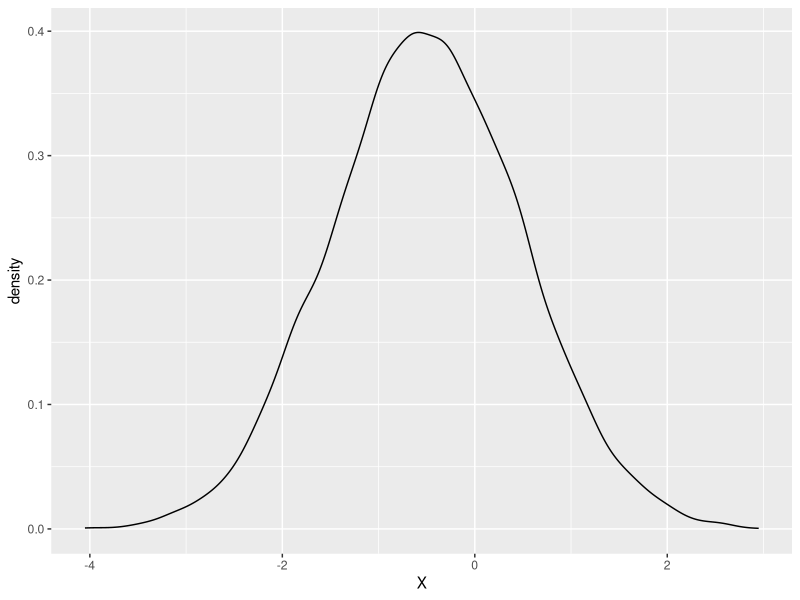
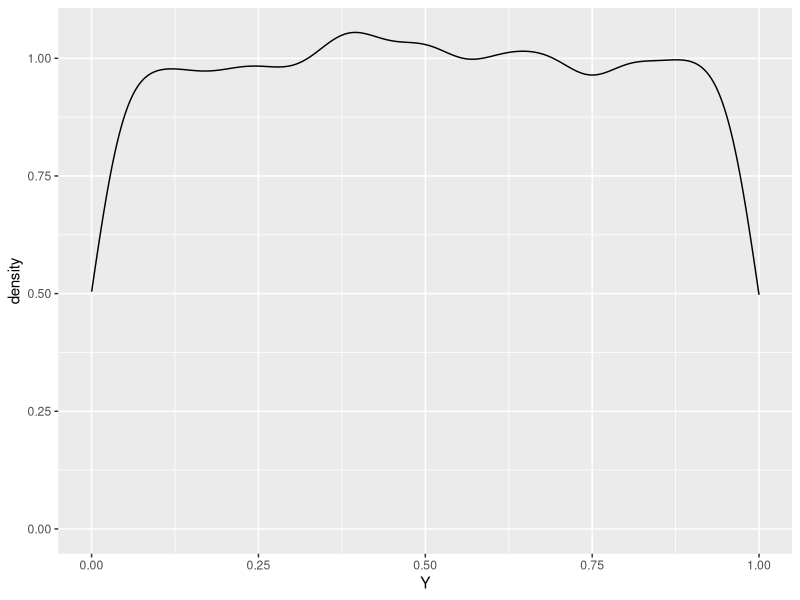
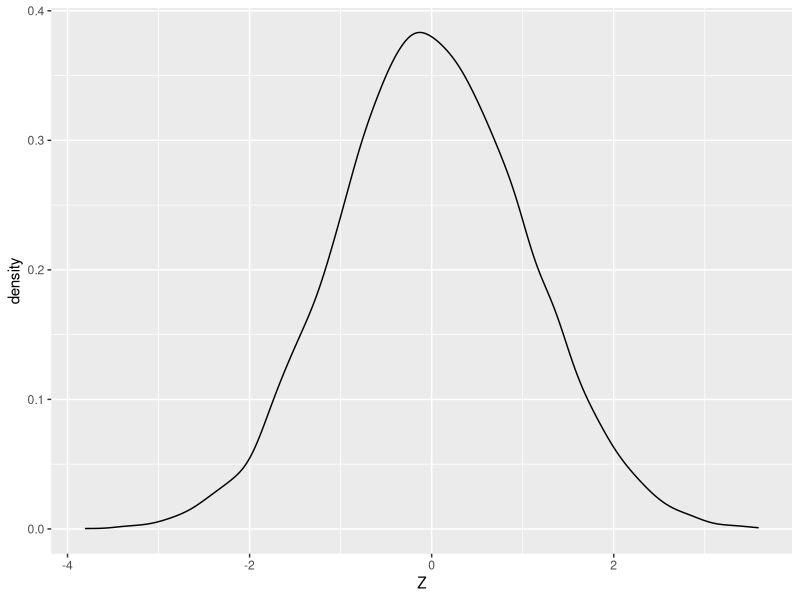

The R script that drew these images, in order:
## ---- chunk 1
knitr::opts_chunk$set(echo = TRUE)
library(tidyverse)
library(magrittr)
## ---- chunk 2
yap <- tibble(
  w = 1:1000,
  X = case_when(
    w %% 2 == 0 ~ 0,
    w %% 3 == 0 ~ 1,
    TRUE        ~ 2
  )
)
E <- yap %>% 
  summarize(mean = mean(X))

yap_pdf <- yap %>% 
  count(X) %>% 
  mutate(p = n/nrow(yap),
         fxx = p * X ) %>% 
  summarize(E = sum(fxx))

yap %$% {
  mean(X)
}

integrand <- function(x) {
  x*dexp(x,2)
}

integrate(integrand,0,999)

## ---- chunk 3
dgp <- function(n){
tibble(
  X = rnorm(n,-0.5,1),
  Y = runif(n),
  Z = X+Y
)
}

yeet <- dgp(10000)
d_e <- dgp(100000) %>% 
  summarize(EX = mean(X),
            EY = mean(Y),
            EZ = mean(Z)) #they are additive inverses
Density <- function(df, ...){
  df %>% 
    ggplot() +
    geom_density(aes(x=...))
}

Density(yeet, X)
Density(yeet, Y)
Density(yeet, Z)
## ---- chunk 4
con <- dgp(10000) %>% 
  filter(Z==0) %>% 
  summarize(mean(X))

## ---- chunk 5
DGP1 <- function(n){
  tibble(
    X = runif(n),
    Y = rnorm(n,X)
  )
}

test <- DGP1(100)
yup1 <- DGP1(10000) %>% 
  group_by(round(X, 2)) %>% 
  summarize(mean = mean(Y))
